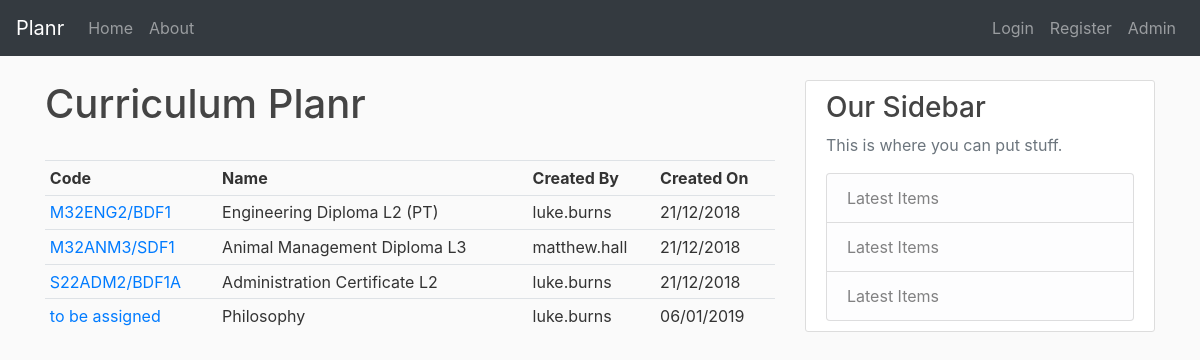
The page / on the database its author committed.
### curriculum/models.py (models this page shows, shortened)
class Offering(models.Model):
    code = models.CharField(max_length=20, default="to be assigned")
    name = models.CharField(max_length=200)
    web_description = models.TextField()
    created_by = models.ForeignKey(User, on_delete=models.CASCADE)
    created_date = models.DateTimeField(auto_now_add=True)

### curriculum/views.py (the view)
# urls.py: path('', OfferingListView.as_view(), name='curriculum-home'),
class OfferingListView(ListView):
    model = Offering
    template_name = 'curriculum/home.html'
    context_object_name = 'offerings'

### curriculum/templates/curriculum/home.html
{% extends 'curriculum/base.html' %}
{% block content %}
    <h1>Curriculum Planr</h1>
    <br>
    <table class="table table-sm">
        <tr>
            <th>Code</th>
            <th>Name</th>
            <th>Created By</th>
            <th>Created On</th>
        </tr>
        {% for offering in offerings %}
        <tr>
            <td><a href="{% url 'offering-detail' offering.id %}">{{ offering.code }}</a></td>
            <td>{{ offering.name }}</td>
            <td>{{ offering.created_by }}</td>
            <td>{{ offering.created_date|date:"d/m/Y" }}</td>
        </tr>
        {% endfor %}
    </table>
{% endblock content %}

### curriculum/templates/curriculum/base.html (shortened to what this page needs)
{% load static %}
<!DOCTYPE html>
<html>
<head>
    <link rel="stylesheet" href="https://stackpath.bootstrapcdn.com/bootstrap/4.1.2/css/bootstrap.min.css">
    <link rel="stylesheet" type="text/css" href="{% static 'curriculum/style.css' %}">
</head>
<body>
    <header>
        <nav class="navbar navbar-expand-md navbar-dark bg-dark mb-4">
            <a class="navbar-brand" href="{% url 'curriculum-home' %}">Planr</a>
            <div class="collapse navbar-collapse" id="navbarCollapse">
                <ul class="navbar-nav mr-auto">
                <li class="nav-item">
                    <a class="nav-link" href="{% url 'curriculum-home' %}">Home <span class="sr-only">(current)</span></a>
                </li>
                <li class="nav-item">
                    <a class="nav-link" href="{% url 'curriculum-about' %}">About</a>
                </li>
                </ul>
            </div>
            <div class="navbar-nav">
                {% if user.is_authenticated %}
                    <a href="{% url 'profile' %}" class="nav-item nav-link">Profile</a>
                    <a href="{% url 'logout' %}" class="nav-item nav-link">Logout</a>
                {% else %}
                    <a href="{% url 'login' %}" class="nav-item nav-link">Login</a>
                    <a href="{% url 'register' %}" class="nav-item nav-link">Register</a>
                {% endif %}
                <a href="/admin" class="nav-item nav-link">Admin</a>
            </div>
        </nav>
    </header>
    <main role="main" class="container">
        <div class="row">
            <div class="col-md-8">
                {% block content %}{% endblock %}
            </div>
            <div class="col-md-4">
                <div class="content-section">
                    <h3>Our Sidebar</h3>
                    <p class="text-muted">This is where you can put stuff.</p>
                    <ul class="list-group">
                        <li class="list-group-item list-group-item-light">Latest Items</li>
                        <li class="list-group-item list-group-item-light">Latest Items</li>
                        <li class="list-group-item list-group-item-light">Latest Items</li>
                    </ul>
                </div>
            </div>
        </div>
    </main>
  </body>
</html>

### curriculum/static/curriculum/style.css (style rules this page uses)
body { background: #fafafa; color: #333333; }
h1, h2, h3, h4, h5, h6 { color: #444444; }
ul { margin: 0; }
.content-section { background: #ffffff; padding: 10px 20px; border: 1px solid #dddddd; border-radius: 3px; margin-bottom: 20px; }

### rows shown on the page
Offering: code "M32ENG2/BDF1", name "Engineering Diploma L2 (PT)", created_by "luke.burns", created_date "21/12/2018"
Offering: code "M32ANM3/SDF1", name "Animal Management Diploma L3", created_by "matthew.hall", created_date "21/12/2018"
Offering: code "S22ADM2/BDF1A", name "Administration Certificate L2", created_by "luke.burns", created_date "21/12/2018"
Offering: code "to be assigned", name "Philosophy", created_by "luke.burns", created_date "06/01/2019"
